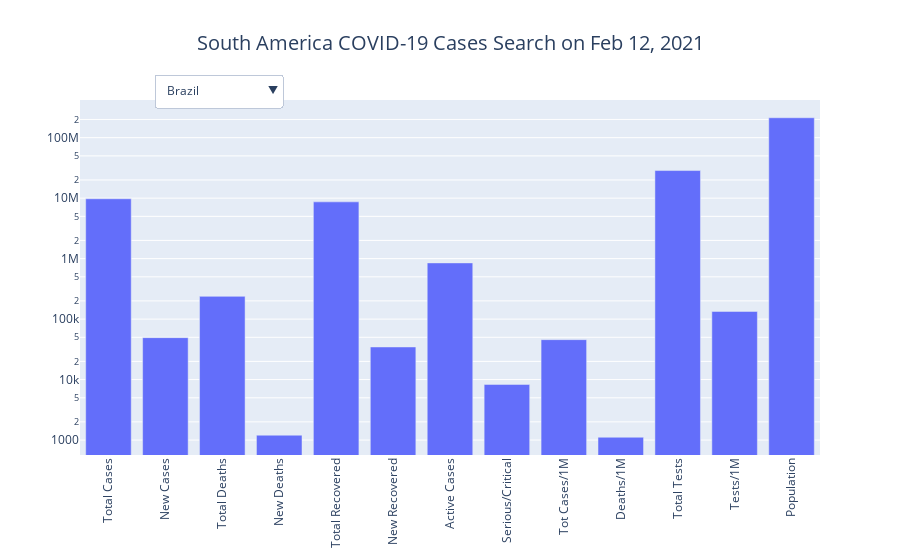

This figure's notebook cell:
### Code cell
country_visualization('South America')

### Figure 1 — Plotly figure (JSON) as saved in the notebook; plotly's stock layout.template omitted (floating-point values rounded to 4 significant figures; data arrays with more than 128 entries replaced by an {"elided": "..."} marker saying what was removed)
{"data": [{"y": [9765694, 49396, 237601, 1204, 8678327, 34634, 849766, 8318, 45742, 1113, 28600000, 133962, 213493872], "visible": true, "type": "bar", "name": "Brazil", "x": ["Total Cases", "New Cases", "Total Deaths", "New Deaths", "Total Recovered", "New Recovered", "Active Cases", "Serious/Critical", "Tot Cases/1M", "Deaths/1M", "Total Tests", "Tests/1M", "Population"]}, {"y": [2185169, 5528, 57196, 213, 2072793, 7584, 55180, 3482, 42664, 1117, 10770359, 210286, 51217641], "visible": false, "type": "bar", "name": "Colombia", "x": ["Total Cases", "New Cases", "Total Deaths", "New Deaths", "Total Recovered", "New Recovered", "Active Cases", "Serious/Critical", "Tot Cases/1M", "Deaths/1M", "Total Tests", "Tests/1M", "Population"]}, {"y": [2015496, 7151, 50029, 155, 1814160, 7900, 151307, 3538, 44343, 1101, 6739079, 148268, 45451969], "visible": false, "type": "bar", "name": "Argentina", "x": ["Total Cases", "New Cases", "Total Deaths", "New Deaths", "Total Recovered", "New Recovered", "Active Cases", "Serious/Critical", "Tot Cases/1M", "Deaths/1M", "Total Tests", "Tests/1M", "Population"]}, {"y": [1220748, 8439, 43255, 210, 1130923, 6687, 46570, 2051, 36709, 1301, 6825553, 205250, 33254816], "visible": false, "type": "bar", "name": "Peru", "x": ["Total Cases", "New Cases", "Total Deaths", "New Deaths", "Total Recovered", "New Recovered", "Active Cases", "Serious/Critical", "Tot Cases/1M", "Deaths/1M", "Total Tests", "Tests/1M", "Population"]}, {"y": [768471, 4164, 19345, 83, 725945, 2452, 23181, 1544, 39988, 1007, 8615052, 448290, 19217601], "visible": false, "type": "bar", "name": "Chile", "x": ["Total Cases", "New Cases", "Total Deaths", "New Deaths", "Total Recovered", "New Recovered", "Active Cases", "Serious/Critical", "Tot Cases/1M", "Deaths/1M", "Total Tests", "Tests/1M", "Population"]}, {"y": [263517, 1304, 15220, 46, 220398, -1, 27899, 497, 14798, 855, 933000, 52392, 17807982], "visible": false, "type": "bar", "name": "Ecuador", "x": ["Total Cases", "New Cases", "Total Deaths", "New Deaths", "Total Recovered", "New Recovered", "Active Cases", "Serious/Critical", "Tot Cases/1M", "Deaths/1M", "Total Tests", "Tests/1M", "Population"]}, {"y": [233854, 1352, 11044, 48, 174329, 1619, 48481, 71, 19867, 938, 630026, 53523, 11771134], "visible": false, "type": "bar", "name": "Bolivia", "x": ["Total Cases", "New Cases", "Total Deaths", "New Deaths", "Total Recovered", "New Recovered", "Active Cases", "Serious/Critical", "Tot Cases/1M", "Deaths/1M", "Total Tests", "Tests/1M", "Population"]}, {"y": [142598, 823, 2904, 13, 118750, 895, 20944, 243, 19842, 404, 693803, 96542, 7186565], "visible": false, "type": "bar", "name": "Paraguay", "x": ["Total Cases", "New Cases", "Total Deaths", "New Deaths", "Total Recovered", "New Recovered", "Active Cases", "Serious/Critical", "Tot Cases/1M", "Deaths/1M", "Total Tests", "Tests/1M", "Population"]}, {"y": [132259, 431, 1267, 7, 124253, 442, 6739, 107, 4659, 45, 2764178, 97379, 28385855], "visible": false, "type": "bar", "name": "Venezuela", "x": ["Total Cases", "New Cases", "Total Deaths", "New Deaths", "Total Recovered", "New Recovered", "Active Cases", "Serious/Critical", "Tot Cases/1M", "Deaths/1M", "Total Tests", "Tests/1M", "Population"]}, {"y": [47828, 574, 527, 3, 41966, 540, 5335, 79, 13739, 151, 920230, 264344, 3481190], "visible": false, "type": "bar", "name": "Uruguay", "x": ["Total Cases", "New Cases", "Total Deaths", "New Deaths", "Total Recovered", "New Recovered", "Active Cases", "Serious/Critical", "Tot Cases/1M", "Deaths/1M", "Total Tests", "Tests/1M", "Population"]}, {"y": [16456, 160, 80, 1, 9995, -1, 6381, 11, 54236, 264, 143389, 472581, 303417], "visible": false, "type": "bar", "name": "French Guiana", "x": ["Total Cases", "New Cases", "Total Deaths", "New Deaths", "Total Recovered", "New Recovered", "Active Cases", "Serious/Critical", "Tot Cases/1M", "Deaths/1M", "Total Tests", "Tests/1M", "Population"]}, {"y": [8778, 13, 166, -1, 8179, 24, 433, 7, 14881, 281, 38924, 65986, 589879], "visible": false, "type": "bar", "name": "Suriname", "x": ["Total Cases", "New Cases", "Total Deaths", "New Deaths", "Total Recovered", "New Recovered", "Active Cases", "Serious/Critical", "Tot Cases/1M", "Deaths/1M", "Total Tests", "Tests/1M", "Population"]}, {"y": [8181, 46, 186, 2, 7281, 124, 714, 7, 10370, 236, 54546, 69142, 788902], "visible": false, "type": "bar", "name": "Guyana", "x": ["Total Cases", "New Cases", "Total Deaths", "New Deaths", "Total Recovered", "New Recovered", "Active Cases", "Serious/Critical", "Tot Cases/1M", "Deaths/1M", "Total Tests", "Tests/1M", "Population"]}, {"y": [53, -1, -1, -1, 38, -1, 15, -1, 14963, -1, 6940, 1959345, 3542], "visible": false, "type": "bar", "name": "Falkland Islands", "x": ["Total Cases", "New Cases", "Total Deaths", "New Deaths", "Total Recovered", "New Recovered", "Active Cases", "Serious/Critical", "Tot Cases/1M", "Deaths/1M", "Total Tests", "Tests/1M", "Population"]}], "layout": {"xaxis": {"tickangle": -90}, "yaxis": {"type": "log"}, "updatemenus": [{"yanchor": "top", "direction": "down", "showactive": true, "xanchor": "left", "buttons": [{"args": [{"visible": {"elided": "211 bool values"}}], "method": "update", "label": "Brazil"}, {"args": [{"visible": {"elided": "211 bool values"}}], "method": "update", "label": "Colombia"}, {"args": [{"visible": {"elided": "211 bool values"}}], "method": "update", "label": "Argentina"}, {"args": [{"visible": {"elided": "211 bool values"}}], "method": "update", "label": "Peru"}, {"args": [{"visible": {"elided": "211 bool values"}}], "method": "update", "label": "Chile"}, {"args": [{"visible": {"elided": "211 bool values"}}], "method": "update", "label": "Ecuador"}, {"args": [{"visible": {"elided": "211 bool values"}}], "method": "update", "label": "Bolivia"}, {"args": [{"visible": {"elided": "211 bool values"}}], "method": "update", "label": "Paraguay"}, {"args": [{"visible": {"elided": "211 bool values"}}], "method": "update", "label": "Venezuela"}, {"args": [{"visible": {"elided": "211 bool values"}}], "method": "update", "label": "Uruguay"}, {"args": [{"visible": {"elided": "211 bool values"}}], "method": "update", "label": "French Guiana"}, {"args": [{"visible": {"elided": "211 bool values"}}], "method": "update", "label": "Suriname"}, {"args": [{"visible": {"elided": "211 bool values"}}], "method": "update", "label": "Guyana"}, {"args": [{"visible": {"elided": "211 bool values"}}], "method": "update", "label": "Falkland Islands"}], "pad": {"r": 10, "t": 10}, "y": 1.1, "x": 0.1}], "title": {"text": "South America COVID-19 Cases Search on Feb 12, 2021", "font": {"size": 20}, "xanchor": "center", "x": 0.5}}}
